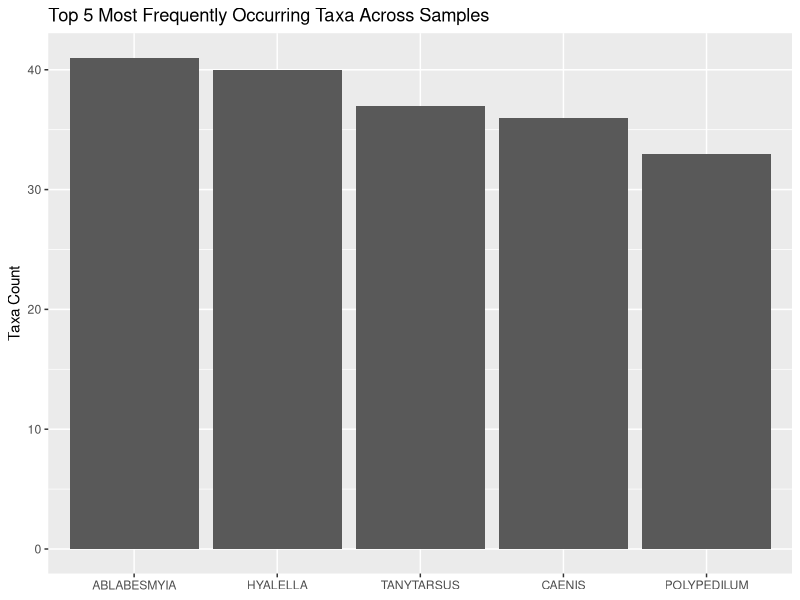

Write the R code that produced this figure.
library(vegan) #community ecology package with handy functions
library(ggplot2)

#read in data
spp <- read.csv('data/spp.csv', header=TRUE) #count data
smp <- read.csv('data/samples.csv', header=TRUE) #sample data
mst <- read.csv('data/master_taxa.csv', header=TRUE) #master taxa list

#transform count data from long to wide format with reshape function
cnt_spp <- spp[,c(2,9,10)]
colnames(cnt_spp)[2:3] <- c('OTU','CNT')
cnt_spp <- reshape(cnt_spp, idvar='UID', timevar = 'OTU', direction='wide')
cnt_spp[is.na(cnt_spp)] <- 0 #NAs to 0

#rename rows as UID in spp data
rownames(cnt_spp) <- cnt_spp[,1]
cnt_spp <- cnt_spp[,-1]

#rename rows as UID in smp data and add in year column
rownames(smp) <- smp[,5]
smp$smp_yr <- paste0('20',substr(smp$DATE_COL,8,9))


#rename columns as taxa name
for(i in 1:length(colnames(cnt_spp))){
  colnames(cnt_spp)[i] <- substr(colnames(cnt_spp)[i],5,
                                 nchar(colnames(cnt_spp)[i]))
}

#calculate relative abundance of taxa
rab_spp <- decostand(cnt_spp, 'total')

#calculate presence absence of taxa
pa_spp  <- decostand(cnt_spp, 'pa')

#custom function to sum taxa by column. pa = dataframe of taxa data
#you can reuse a function with another dataframe
#for example use the function with a single year instead of all sample years
sum_spp_ocr <- function(pa){
                  sum_spp <- as.data.frame(colSums(pa))
                  colnames(sum_spp)[1] <- 'spp_sum'
                  sum_spp$taxa <- rownames(sum_spp) 
                  sum_spp <- sum_spp[order(sum_spp$spp_sum, decreasing=TRUE),]
                  
                }

#run function for presence absence data 
sum_spp <- sum_spp_ocr(pa_spp)

#add ordering for ggplot
sum_spp$spp_ord <- ''
for(i in 1:dim(sum_spp)[1]){sum_spp[i,3] <- i}

#plot top 5 most frequently occurring taxa
ggplot(sum_spp[1:5,], aes(spp_ord,spp_sum))+
  geom_col()+
  scale_x_discrete(labels = sum_spp[1:5,2])+
  labs(y = 'Taxa Count', 
       title = 'Top 5 Most Frequently Occurring Taxa Across Samples') +
  theme(axis.title.x = element_blank())

#subset pa by year and call sum spp function to get taxa sum for 2007
smp_07    <- smp[smp$smp_yr == '2007',]
pa_spp_07 <- pa_spp[rownames(smp_07),]
sum_spp_07<- sum_spp_ocr(pa_spp_07) #call function 


